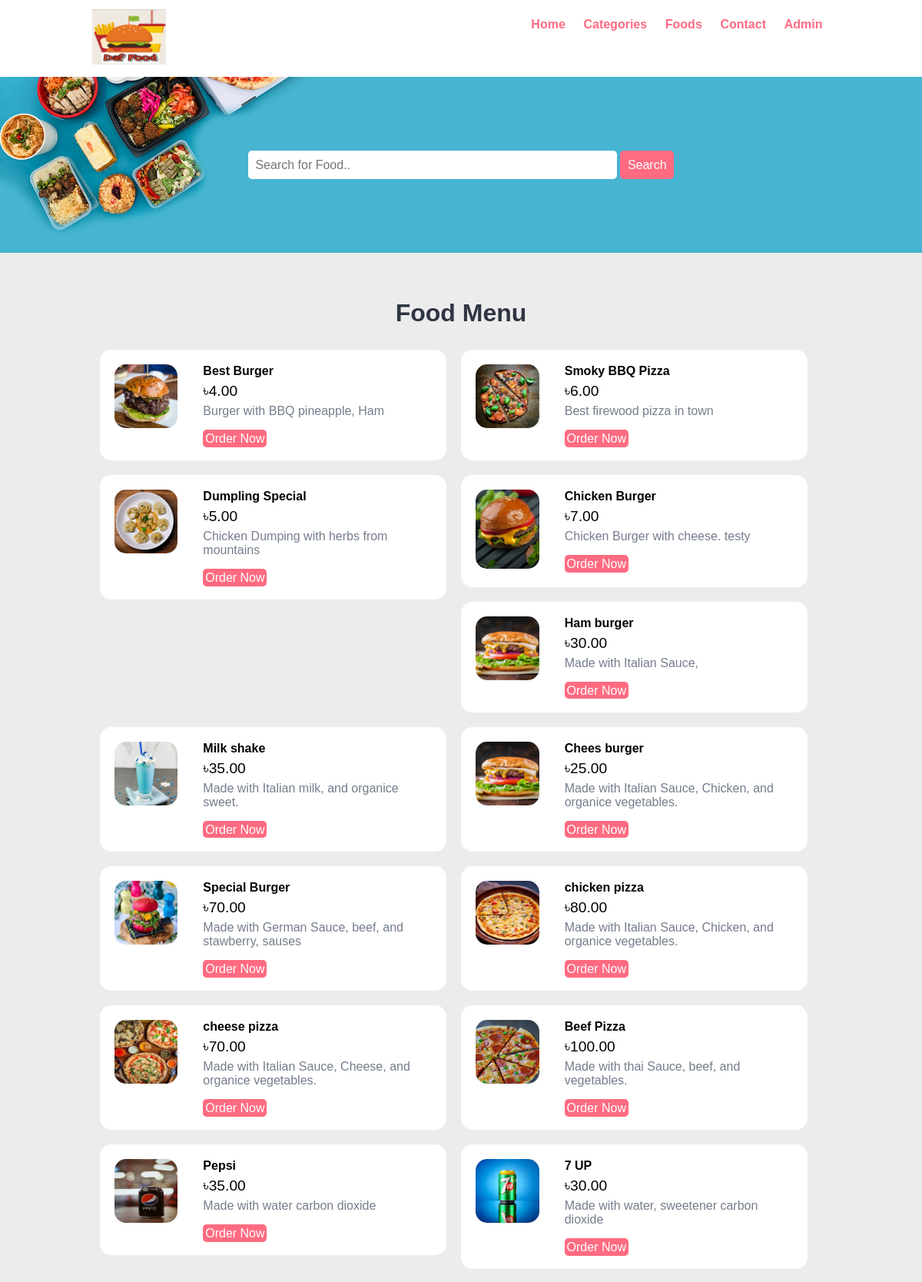
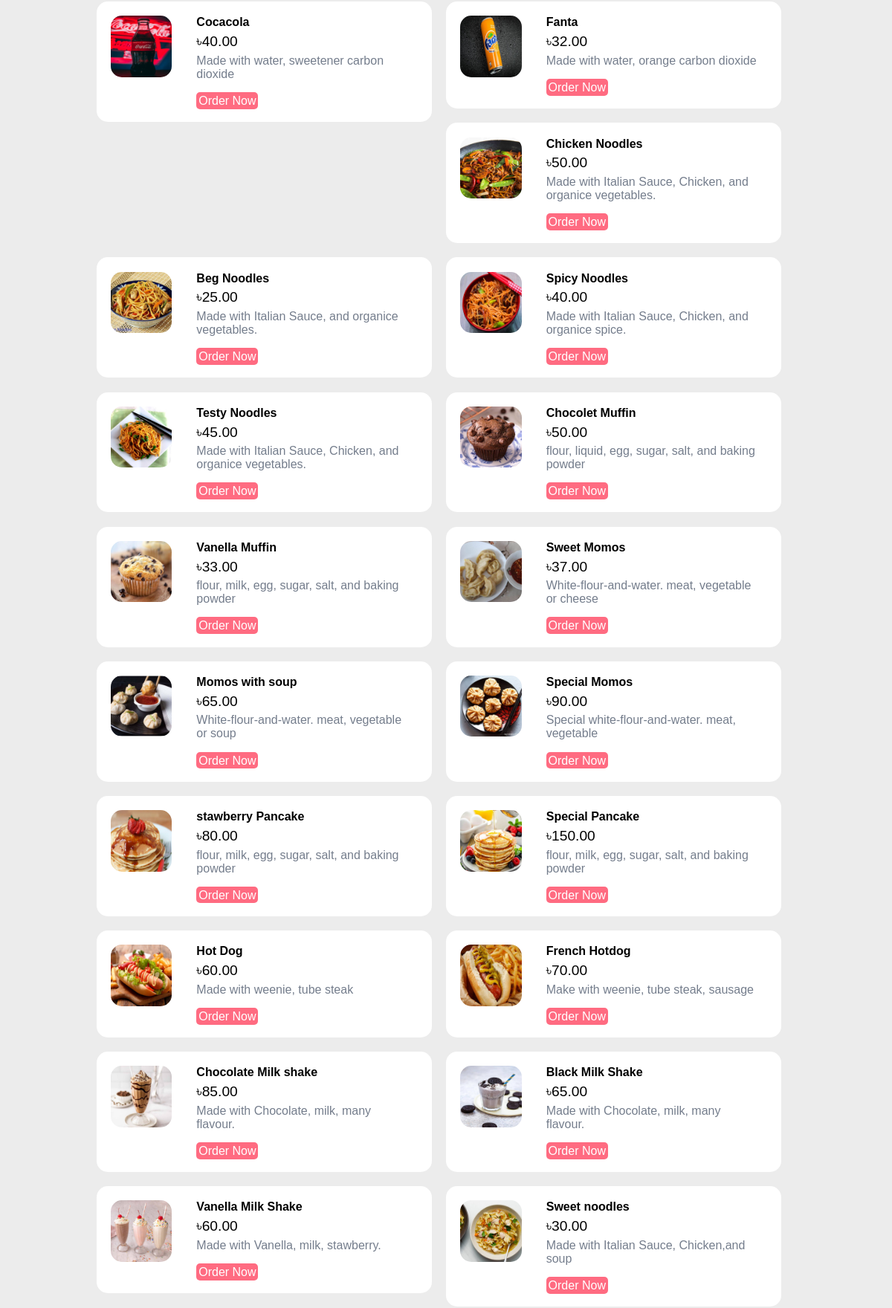
Screenshot of /foods.php (upper part) with the database file from the repository (2 pictures, top to bottom).
### tables this page shows
CREATE TABLE `tbl_food` (
  `id` int(10) UNSIGNED NOT NULL,
  `title` varchar(150) DEFAULT NULL,
  `description` text DEFAULT NULL,
  `price` decimal(10,2) DEFAULT NULL,
  `image_name` varchar(255) DEFAULT NULL,
  `category_id` int(10) UNSIGNED DEFAULT NULL,
  `featured` varchar(10) DEFAULT NULL,
  `active` varchar(10) DEFAULT NULL
);

### foods.php (the view, shortened to what this page needs)
<?php include('partials-front/menu.php'); ?>
    <section class="food-search text-center">
        <div class="container">
            <form action="<?php echo SITEURL; ?>food-search.php" method="POST">
                <input type="search" name="search" placeholder="Search for Food.." required>
                <input type="submit" name="submit" value="Search" class="btn btn-primary">
            </form>
        </div>
    </section>
    <section class="food-menu">
        <div class="container">
            <h2 class="text-center">Food Menu</h2>
            <?php
                $sql = "SELECT * FROM tbl_food WHERE active = 'Yes'";
                $res = mysqli_query($conn, $sql);
                $count = mysqli_num_rows($res);
                if($count > 0)
                {
                    while($row = mysqli_fetch_assoc($res))
                    {
                        $id = $row['id'];
                        $title = $row['title'];
                        $description = $row['description'];
                        $price = $row['price'];
                        $image_name = $row['image_name'];
                        ?>
                        <div class="food-menu-box">
                            <div class="food-menu-img">
                                <?php
                                    if($image_name == "")
                                    {
                                        echo "<div class='error'>Image not available.</div>";
                                    }
                                    else{
                                        ?>
                                        <img src="<?php echo SITEURL; ?>images/food/<?php echo $image_name; ?>" alt="Chicke Hawain Pizza" class="img-responsive img-curve">
                                        <?php
                                    }
                                ?>
                            </div>
                            <div class="food-menu-desc">
                                <h4><?php echo $title; ?></h4>
                                <p class="food-price">৳<?php echo $price; ?></p>
                                <p class="food-detail">
                                    <?php echo $description; ?>
                                </p>
                                <br>
                                <a href="<?php echo SITEURL; ?>order.php?food_id=<?php echo $id; ?>" class="btn btn-primary">Order Now</a>
                            </div>
                        </div>
                        <?php
                    }
                }
                else{
                    echo "<div class='error'>Food not found</div>";
                }
            ?>
        </div>
    </section>
<?php include('partials-front/footer.php'); ?>

### css/style.css (style rules this page uses)
* { margin: 0 0; padding: 0 0; font-family: Arial, Helvetica, sans-serif; }
.container { width: 80%; margin: 0 auto; padding: 1%; }
.img-responsive { width: 100%; }
.img-curve { border-radius: 15px; }
.text-center { text-align: center; }
a { color: #ff6b81; text-decoration: none; }
.btn { padding: 1%; border: none; font-size: 1rem; border-radius: 5px; }
.btn-primary { background-color: #ff6b81; color: white; cursor: pointer; }
h2 { color: #2f3542; font-size: 2rem; margin-bottom: 2%; }
.food-search { background-image: url(../images/bg.jpg); background-size: cover; background-repeat: no-repeat; background-position: center; padding: 7% 0; }
.food-search input[type="search"] { width: 50%; padding: 1%; font-size: 1rem; border: none; border-radius: 5px; }
.food-menu { background-color: #ececec; padding: 4% 0; }
.food-menu-box { width: 43%; margin: 1%; padding: 2%; float: left; background-color: white; border-radius: 15px; }
.food-menu-img { width: 20%; float: left; }
.food-menu-desc { width: 70%; float: left; margin-left: 8%; }
.food-price { font-size: 1.2rem; margin: 2% 0; }
.food-detail { font-size: 1rem; color: #747d8c; }

### rows the page displays
tbl_food: image_name (picture), title "Best Burger", price "4.00", description "Burger with BBQ pineapple, Ham"
tbl_food: image_name (picture), title "Smoky BBQ Pizza", price "6.00", description "Best firewood pizza in town"
tbl_food: image_name (picture), title "Dumpling Special", price "5.00", description "Chicken Dumping with herbs from mountains"
tbl_food: image_name (picture), title "Chicken Burger", price "7.00", description "Chicken Burger with cheese. testy"
tbl_food: image_name (picture), title "Ham burger", price "30.00", description "Made with Italian Sauce,"
tbl_food: image_name (picture), title "Milk shake", price "35.00", description "Made with Italian milk, and organice sweet."
tbl_food: image_name (picture), title "Chees burger", price "25.00", description "Made with Italian Sauce, Chicken, and organice vegetables."
tbl_food: image_name (picture), title "Special Burger", price "70.00", description "Made with German Sauce, beef, and stawberry, sauses"
tbl_food: image_name (picture), title "chicken pizza", price "80.00", description "Made with Italian Sauce, Chicken, and organice vegetables."
tbl_food: image_name (picture), title "cheese pizza", price "70.00", description "Made with Italian Sauce, Cheese, and organice vegetables."
tbl_food: image_name (picture), title "Beef Pizza", price "100.00", description "Made with thai Sauce, beef, and vegetables."
tbl_food: image_name (picture), title "Pepsi", price "35.00", description "Made with water carbon dioxide"
tbl_food: image_name (picture), title "7 UP", price "30.00", description "Made with water, sweetener carbon dioxide"
tbl_food: image_name (picture), title "Cocacola", price "40.00", description "Made with water, sweetener carbon dioxide"
tbl_food: image_name (picture), title "Fanta", price "32.00", description "Made with water, orange carbon dioxide"
tbl_food: image_name (picture), title "Chicken Noodles", price "50.00", description "Made with Italian Sauce, Chicken, and organice vegetables."
tbl_food: image_name (picture), title "Beg Noodles", price "25.00", description "Made with Italian Sauce, and organice vegetables."
tbl_food: image_name (picture), title "Spicy Noodles", price "40.00", description "Made with Italian Sauce, Chicken, and organice spice."
tbl_food: image_name (picture), title "Testy Noodles", price "45.00", description "Made with Italian Sauce, Chicken, and organice vegetables."
tbl_food: image_name (picture), title "Chocolet Muffin", price "50.00", description "flour, liquid, egg, sugar, salt, and baking powder"
tbl_food: image_name (picture), title "Vanella Muffin", price "33.00", description "flour, milk, egg, sugar, salt, and baking powder"
tbl_food: image_name (picture), title "Sweet Momos", price "37.00", description "White-flour-and-water. meat, vegetable or cheese"
tbl_food: image_name (picture), title "Momos with soup", price "65.00", description "White-flour-and-water. meat, vegetable or soup"
tbl_food: image_name (picture), title "Special Momos", price "90.00", description "Special white-flour-and-water. meat, vegetable"
tbl_food: image_name (picture), title "stawberry Pancake", price "80.00", description "flour, milk, egg, sugar, salt, and baking powder"
tbl_food: image_name (picture), title "Special Pancake", price "150.00", description "flour, milk, egg, sugar, salt, and baking powder"
tbl_food: image_name (picture), title "Hot Dog", price "60.00", description "Made with weenie, tube steak"
tbl_food: image_name (picture), title "French Hotdog", price "70.00", description "Make with weenie, tube steak, sausage"
tbl_food: image_name (picture), title "Chocolate Milk shake", price "85.00", description "Made with Chocolate, milk, many flavour."
tbl_food: image_name (picture), title "Black Milk Shake", price "65.00", description "Made with Chocolate, milk, many flavour."
tbl_food: image_name (picture), title "Vanella Milk Shake", price "60.00", description "Made with Vanella, milk, stawberry."
tbl_food: image_name (picture), title "Sweet noodles", price "30.00", description "Made with Italian Sauce, Chicken,and soup"
